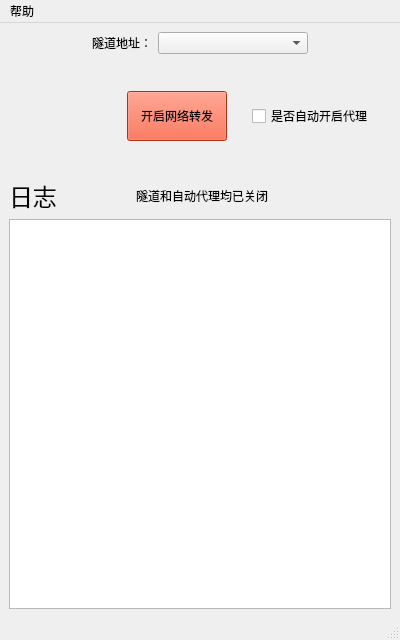
<?xml version="1.0" encoding="UTF-8"?>
<ui version="4.0">
 <class>MainWindow</class>
 <widget class="QMainWindow" name="MainWindow">
  <property name="geometry">
   <rect>
    <x>0</x>
    <y>0</y>
    <width>400</width>
    <height>640</height>
   </rect>
  </property>
  <property name="windowTitle">
   <string>MainWindow</string>
  </property>
  <widget class="QWidget" name="centralwidget">
   <layout class="QVBoxLayout" name="verticalLayout">
    <item>
     <layout class="QHBoxLayout" name="horizontalLayout">
      <item>
       <spacer name="horizontalSpacer">
        <property name="orientation">
         <enum>Qt::Horizontal</enum>
        </property>
        <property name="sizeHint" stdset="0">
         <size>
          <width>68</width>
          <height>20</height>
         </size>
        </property>
       </spacer>
      </item>
      <item>
       <widget class="QLabel" name="label_2">
        <property name="text">
         <string>隧道地址：</string>
        </property>
       </widget>
      </item>
      <item>
       <widget class="QComboBox" name="comboBox">
        <property name="sizePolicy">
         <sizepolicy hsizetype="Fixed" vsizetype="Fixed">
          <horstretch>0</horstretch>
          <verstretch>0</verstretch>
         </sizepolicy>
        </property>
        <property name="minimumSize">
         <size>
          <width>150</width>
          <height>0</height>
         </size>
        </property>
       </widget>
      </item>
      <item>
       <spacer name="horizontalSpacer_2">
        <property name="orientation">
         <enum>Qt::Horizontal</enum>
        </property>
        <property name="sizeHint" stdset="0">
         <size>
          <width>78</width>
          <height>20</height>
         </size>
        </property>
       </spacer>
      </item>
     </layout>
    </item>
    <item>
     <spacer name="verticalSpacer">
      <property name="orientation">
       <enum>Qt::Vertical</enum>
      </property>
      <property name="sizeHint" stdset="0">
       <size>
        <width>20</width>
        <height>6</height>
       </size>
      </property>
     </spacer>
    </item>
    <item>
     <layout class="QHBoxLayout" name="horizontalLayout_2">
      <item>
       <spacer name="horizontalSpacer_3">
        <property name="orientation">
         <enum>Qt::Horizontal</enum>
        </property>
        <property name="sizeHint" stdset="0">
         <size>
          <width>118</width>
          <height>20</height>
         </size>
        </property>
       </spacer>
      </item>
      <item>
       <widget class="QPushButton" name="pushButton">
        <property name="minimumSize">
         <size>
          <width>100</width>
          <height>50</height>
         </size>
        </property>
        <property name="styleSheet">
         <string notr="true">background-color: rgb(255, 66, 28);</string>
        </property>
        <property name="text">
         <string>开启网络转发</string>
        </property>
       </widget>
      </item>
      <item>
       <spacer name="horizontalSpacer_7">
        <property name="orientation">
         <enum>Qt::Horizontal</enum>
        </property>
        <property name="sizeHint" stdset="0">
         <size>
          <width>18</width>
          <height>20</height>
         </size>
        </property>
       </spacer>
      </item>
      <item>
       <widget class="QCheckBox" name="proxy_status">
        <property name="text">
         <string>是否自动开启代理</string>
        </property>
       </widget>
      </item>
      <item>
       <spacer name="horizontalSpacer_4">
        <property name="orientation">
         <enum>Qt::Horizontal</enum>
        </property>
        <property name="sizeHint" stdset="0">
         <size>
          <width>18</width>
          <height>20</height>
         </size>
        </property>
       </spacer>
      </item>
     </layout>
    </item>
    <item>
     <spacer name="verticalSpacer_2">
      <property name="orientation">
       <enum>Qt::Vertical</enum>
      </property>
      <property name="sizeHint" stdset="0">
       <size>
        <width>20</width>
        <height>7</height>
       </size>
      </property>
     </spacer>
    </item>
    <item>
     <layout class="QHBoxLayout" name="horizontalLayout_3">
      <item>
       <widget class="QLabel" name="label">
        <property name="font">
         <font>
          <pointsize>18</pointsize>
         </font>
        </property>
        <property name="text">
         <string>日志</string>
        </property>
       </widget>
      </item>
      <item>
       <spacer name="horizontalSpacer_6">
        <property name="orientation">
         <enum>Qt::Horizontal</enum>
        </property>
        <property name="sizeHint" stdset="0">
         <size>
          <width>98</width>
          <height>20</height>
         </size>
        </property>
       </spacer>
      </item>
      <item>
       <widget class="QLabel" name="label_3">
        <property name="text">
         <string>隧道和自动代理均已关闭</string>
        </property>
       </widget>
      </item>
      <item>
       <spacer name="horizontalSpacer_5">
        <property name="orientation">
         <enum>Qt::Horizontal</enum>
        </property>
        <property name="sizeHint" stdset="0">
         <size>
          <width>148</width>
          <height>20</height>
         </size>
        </property>
       </spacer>
      </item>
     </layout>
    </item>
    <item>
     <widget class="QTextBrowser" name="textBrowser">
      <property name="sizePolicy">
       <sizepolicy hsizetype="Expanding" vsizetype="Minimum">
        <horstretch>0</horstretch>
        <verstretch>0</verstretch>
       </sizepolicy>
      </property>
      <property name="minimumSize">
       <size>
        <width>0</width>
        <height>390</height>
       </size>
      </property>
     </widget>
    </item>
   </layout>
  </widget>
  <widget class="QMenuBar" name="menubar">
   <property name="geometry">
    <rect>
     <x>0</x>
     <y>0</y>
     <width>400</width>
     <height>24</height>
    </rect>
   </property>
   <widget class="QMenu" name="menu">
    <property name="title">
     <string>帮助</string>
    </property>
    <addaction name="action"/>
   </widget>
   <addaction name="menu"/>
  </widget>
  <widget class="QStatusBar" name="statusbar"/>
  <action name="action">
   <property name="text">
    <string> 关于</string>
   </property>
  </action>
 </widget>
 <resources/>
 <connections/>
</ui>
